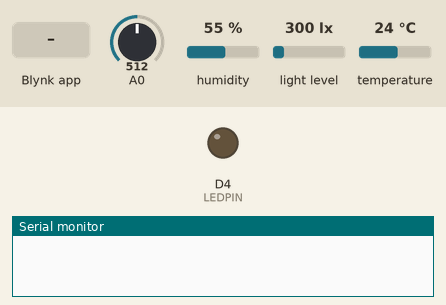
Simulated run of this sketch. Board: ESP8266 (NodeMCU). On the bench: output pins drawn as LEDs (lit = HIGH), the last lines printed to the serial monitor. Inputs (shaded band) come from the test bench; at power-on: A0 = 512, humidity 55 %, light level 300 lx, temperature 24 °C. WiFi joins after 1.5 s; servers stay silent unless stated.

Above: at 3.0 s.
3.1 s: Blynk app writes 1 to V0
At 4.0 s:
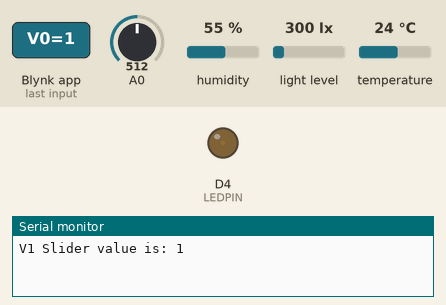
4.6 s: Blynk app writes 200 to V0
At 5.1 s:
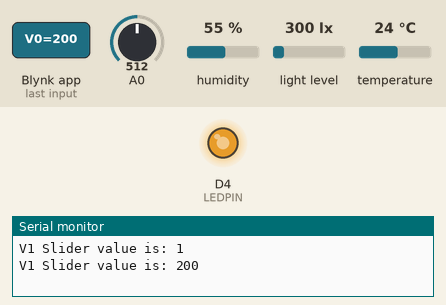
Timing chart, 0 to 7.6 s (numbered marks = the images above; inputs shaded):
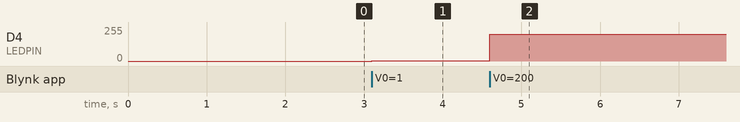

Measured:
- after the input at 3.1 s, D4 (LEDPIN): 0/255 → 1/255 at once
- after the input at 4.6 s, D4 (LEDPIN): 1/255 → 200/255 at once

The sketch:

project.ino
```cpp
 #define BLYNK_PRINT Serial
 #define BLYNK_TEMPLATE_ID "TMPL6NKzpYiII"
 #define BLYNK_TEMPLATE_NAME "Joji"
 #define BLYNK_AUTH_TOKEN "RTwRhHg1cY7RsCQyAFLw1C686JMgq_oT"
 #include <ESP8266WiFi.h>
 #include <BlynkSimpleEsp8266.h>
 #include <DHT.h> // วัดความชื่น
 #include <Wire.h> //ตรวจแสง
 #include <BH1750.h> //ตรวจแสง
 char auth[] = BLYNK_AUTH_TOKEN;
 char ssid[] = "Loop";
 char pass[] = "00000000";
 #define DHTTYPE DHT22
 #define DHTPIN D5
 #define LEDPIN D4
 DHT dht(DHTPIN, DHTTYPE);
 float h;
 float t;
 float lux,soli = 0,humidsoli;
 BlynkTimer timer;

 void sendDHTdata() {
  h = dht.readHumidity();
  t = dht.readTemperature();

 if (isnan(h) || isnan(t)) {
 Serial.println("Failed to read from DHT sensor!");
 return;
 }
 Serial.print("Humidity: ");
 Serial.print(h);
 Serial.print("% | ");
 Serial.print("Temperature: ");
 Serial.print(t);
 Serial.println("C");
 Blynk.virtualWrite(V0, t);
 Blynk.virtualWrite(V1, h);
 }

BH1750 lightMeter; // กำหนดตัวแปร lightmeter

 void sendlight (){
  Wire.begin(D2,D1);
  lightMeter.begin();
  lux = lightMeter.readLightLevel();
  Serial.print("Light : ");
  Serial.print(lux);
  Serial.print("lu");
  Blynk.virtualWrite(V2, lux);
 }

 void soliHumid(){
  soli  = analogRead(humidsoli);
  Serial.print("humid in soli : ");
  Serial.println(soli);
  Blynk.virtualWrite(V4, soli);
 }
 //ทำให้แสดงในบอร์ดด้วย
 void displayer(){
  String displayy = "Hello world";
  Blynk.virtualWrite(V5, displayy);
 }

 BLYNK_WRITE(V0) // รับค่าจาก blynk
 {
 int pinValue = param.asInt();
 Serial.print("V1 Slider value is: ");
 Serial.println(pinValue);
 analogWrite (LEDPIN,pinValue);
 }
 void setup() {
 Serial.begin(115200);
 dht.begin();
 pinMode(LEDPIN,OUTPUT);
 Blynk.begin(auth, ssid, pass);
 timer.setInterval(5000, sendDHTdata);
 timer.setInterval(5000, sendlight);
 timer.setInterval(5000, soliHumid);
 timer.setInterval(5000, displayer);

 }

 void loop() {
  Blynk.run();
  timer.run();
 }
```
